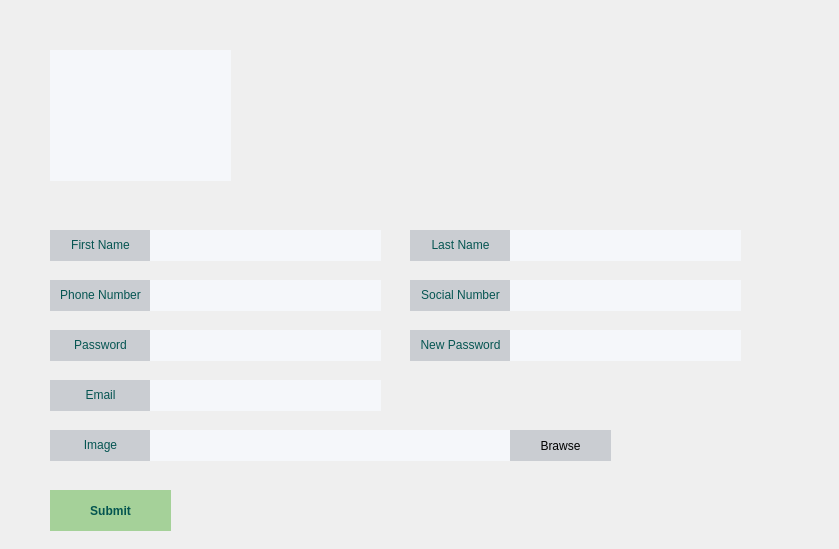
      <widget class="QWidget" name="scrollAreaWidgetContents_2">
       <property name="geometry">
        <rect>
         <x>0</x>
         <y>0</y>
         <width>839</width>
         <height>549</height>
        </rect>
       </property>
       <widget class="QLabel" name="imageShowLabel_2">
        <property name="geometry">
         <rect>
          <x>50</x>
          <y>50</y>
          <width>181</width>
          <height>131</height>
         </rect>
        </property>
        <property name="styleSheet">
         <string notr="true">border-width : 0px;
background-color: rgb(245, 247, 250);
border-radius:0px;</string>
        </property>
        <property name="text">
         <string/>
        </property>
       </widget>
       <widget class="QLabel" name="firstNameLabel_2">
        <property name="geometry">
         <rect>
          <x>50</x>
          <y>230</y>
          <width>101</width>
          <height>31</height>
         </rect>
        </property>
        <property name="styleSheet">
         <string notr="true">border-width:0px;
border-bottom-width : 1px;
border-color: rgb(5, 85, 82);
border-radius:0px;
background-color: rgb(202, 205, 210);

</string>
        </property>
        <property name="text">
         <string>&lt;html&gt;&lt;head/&gt;&lt;body&gt;&lt;p align=&quot;center&quot;&gt;&lt;span style=&quot; color:#055552;&quot;&gt;First Name&lt;/span&gt;&lt;/p&gt;&lt;/body&gt;&lt;/html&gt;</string>
        </property>
       </widget>
       <widget class="QLineEdit" name="firstNameEdit_2">
        <property name="geometry">
         <rect>
          <x>150</x>
          <y>230</y>
          <width>231</width>
          <height>31</height>
         </rect>
        </property>
        <property name="styleSheet">
         <string notr="true">border-width:0px;
border-bottom-width : 1px;
border-color: rgb(5, 85, 82);
border-radius:0px;
background-color: rgb(245, 247, 250);
padding-left:20px;
</string>
        </property>
       </widget>
       <widget class="QLabel" name="lastNameLabel_2">
        <property name="geometry">
         <rect>
          <x>410</x>
          <y>230</y>
          <width>101</width>
          <height>31</height>
         </rect>
        </property>
        <property name="styleSheet">
         <string notr="true">border-width:0px;
border-bottom-width : 1px;
border-color: rgb(5, 85, 82);
border-radius:0px;
background-color: rgb(202, 205, 210);

</string>
        </property>
        <property name="text">
         <string>&lt;html&gt;&lt;head/&gt;&lt;body&gt;&lt;p align=&quot;center&quot;&gt;&lt;span style=&quot; color:#055552;&quot;&gt;Last Name&lt;/span&gt;&lt;/p&gt;&lt;/body&gt;&lt;/html&gt;</string>
        </property>
       </widget>
       <widget class="QLineEdit" name="lastNameEdit_2">
        <property name="geometry">
         <rect>
          <x>510</x>
          <y>230</y>
          <width>231</width>
          <height>31</height>
         </rect>
        </property>
        <property name="styleSheet">
         <string notr="true">border-width:0px;
border-bottom-width : 1px;
border-color: rgb(5, 85, 82);
border-radius:0px;
background-color: rgb(245, 247, 250);
padding-left:20px;
</string>
        </property>
       </widget>
       <widget class="QLabel" name="phoneNumberLabel_2">
        <property name="geometry">
         <rect>
          <x>50</x>
          <y>280</y>
          <width>101</width>
          <height>31</height>
         </rect>
        </property>
        <property name="styleSheet">
         <string notr="true">border-width:0px;
border-bottom-width : 1px;
border-color: rgb(5, 85, 82);
border-radius:0px;
background-color: rgb(202, 205, 210);

</string>
        </property>
        <property name="text">
         <string>&lt;html&gt;&lt;head/&gt;&lt;body&gt;&lt;p align=&quot;center&quot;&gt;&lt;span style=&quot; color:#055552;&quot;&gt;Phone Number&lt;/span&gt;&lt;/p&gt;&lt;/body&gt;&lt;/html&gt;</string>
        </property>
       </widget>
       <widget class="QLabel" name="socialNumberLabel_2">
        <property name="geometry">
         <rect>
          <x>410</x>
          <y>280</y>
          <width>101</width>
          <height>31</height>
         </rect>
        </property>
        <property name="styleSheet">
         <string notr="true">border-width:0px;
border-bottom-width : 1px;
border-color: rgb(5, 85, 82);
border-radius:0px;
background-color: rgb(202, 205, 210);

</string>
        </property>
        <property name="text">
         <string>&lt;html&gt;&lt;head/&gt;&lt;body&gt;&lt;p align=&quot;center&quot;&gt;&lt;span style=&quot; color:#055552;&quot;&gt;Social Number&lt;/span&gt;&lt;/p&gt;&lt;/body&gt;&lt;/html&gt;</string>
        </property>
       </widget>
       <widget class="QLineEdit" name="socialNumberEdit_2">
        <property name="geometry">
         <rect>
          <x>510</x>
          <y>280</y>
          <width>231</width>
          <height>31</height>
         </rect>
        </property>
        <property name="styleSheet">
         <string notr="true">border-width:0px;
border-bottom-width : 1px;
border-color: rgb(5, 85, 82);
border-radius:0px;
background-color: rgb(245, 247, 250);
padding-left:20px;
</string>
        </property>
       </widget>
       <widget class="QLineEdit" name="phoneNumberEdit_2">
        <property name="geometry">
         <rect>
          <x>150</x>
          <y>280</y>
          <width>231</width>
          <height>31</height>
         </rect>
        </property>
        <property name="styleSheet">
         <string notr="true">border-width:0px;
border-bottom-width : 1px;
border-color: rgb(5, 85, 82);
border-radius:0px;
background-color: rgb(245, 247, 250);
padding-left:20px;
</string>
        </property>
       </widget>
       <widget class="QLabel" name="emailLabel_2">
        <property name="geometry">
         <rect>
          <x>50</x>
          <y>380</y>
          <width>101</width>
          <height>31</height>
         </rect>
        </property>
        <property name="styleSheet">
         <string notr="true">border-width:0px;
border-bottom-width : 1px;
border-color: rgb(5, 85, 82);
border-radius:0px;
background-color: rgb(202, 205, 210);

</string>
        </property>
        <property name="text">
         <string>&lt;html&gt;&lt;head/&gt;&lt;body&gt;&lt;p align=&quot;center&quot;&gt;&lt;span style=&quot; color:#055552;&quot;&gt;Email&lt;/span&gt;&lt;/p&gt;&lt;/body&gt;&lt;/html&gt;</string>
        </property>
       </widget>
       <widget class="QLabel" name="newPasswordLabel_2">
        <property name="geometry">
         <rect>
          <x>410</x>
          <y>330</y>
          <width>101</width>
          <height>31</height>
         </rect>
        </property>
        <property name="styleSheet">
         <string notr="true">border-width:0px;
border-bottom-width : 1px;
border-color: rgb(5, 85, 82);
border-radius:0px;
background-color: rgb(202, 205, 210);

</string>
        </property>
        <property name="text">
         <string>&lt;html&gt;&lt;head/&gt;&lt;body&gt;&lt;p align=&quot;center&quot;&gt;&lt;span style=&quot; color:#055552;&quot;&gt;New Password&lt;/span&gt;&lt;/p&gt;&lt;/body&gt;&lt;/html&gt;</string>
        </property>
       </widget>
       <widget class="QLineEdit" name="newPasswordEdit_2">
        <property name="geometry">
         <rect>
          <x>510</x>
          <y>330</y>
          <width>231</width>
          <height>31</height>
         </rect>
        </property>
        <property name="styleSheet">
         <string notr="true">border-width:0px;
border-bottom-width : 1px;
border-color: rgb(5, 85, 82);
border-radius:0px;
background-color: rgb(245, 247, 250);
padding-left:20px;
</string>
        </property>
       </widget>
       <widget class="QLineEdit" name="emaiEdit_2">
        <property name="geometry">
         <rect>
          <x>150</x>
          <y>380</y>
          <width>231</width>
          <height>31</height>
         </rect>
        </property>
        <property name="styleSheet">
         <string notr="true">border-width:0px;
border-bottom-width : 1px;
border-color: rgb(5, 85, 82);
border-radius:0px;
background-color: rgb(245, 247, 250);
padding-left:20px;
</string>
        </property>
       </widget>
       <widget class="QLabel" name="passwordLabel_2">
        <property name="geometry">
         <rect>
          <x>50</x>
          <y>330</y>
          <width>101</width>
          <height>31</height>
         </rect>
        </property>
        <property name="styleSheet">
         <string notr="true">border-width:0px;
border-bottom-width : 1px;
border-color: rgb(5, 85, 82);
border-radius:0px;
background-color: rgb(202, 205, 210);

</string>
        </property>
        <property name="text">
         <string>&lt;html&gt;&lt;head/&gt;&lt;body&gt;&lt;p align=&quot;center&quot;&gt;&lt;span style=&quot; color:#055552;&quot;&gt;Password&lt;/span&gt;&lt;/p&gt;&lt;/body&gt;&lt;/html&gt;</string>
        </property>
       </widget>
       <widget class="QLabel" name="imageLabel_2">
        <property name="geometry">
         <rect>
          <x>50</x>
          <y>430</y>
          <width>101</width>
          <height>31</height>
         </rect>
        </property>
        <property name="styleSheet">
         <string notr="true">border-width:0px;
border-bottom-width : 1px;
border-color: rgb(5, 85, 82);
border-radius:0px;
background-color: rgb(202, 205, 210);

</string>
        </property>
        <property name="text">
         <string>&lt;html&gt;&lt;head/&gt;&lt;body&gt;&lt;p align=&quot;center&quot;&gt;&lt;span style=&quot; color:#055552;&quot;&gt;Image&lt;/span&gt;&lt;/p&gt;&lt;/body&gt;&lt;/html&gt;</string>
        </property>
       </widget>
       <widget class="QLineEdit" name="imageEdit_2">
        <property name="geometry">
         <rect>
          <x>150</x>
          <y>430</y>
          <width>361</width>
          <height>31</height>
         </rect>
        </property>
        <property name="styleSheet">
         <string notr="true">border-width:0px;
border-bottom-width : 1px;
border-color: rgb(5, 85, 82);
border-radius:0px;
background-color: rgb(245, 247, 250);
padding-left:20px;
</string>
        </property>
       </widget>
       <widget class="QLineEdit" name="passwordEdit_2">
        <property name="geometry">
         <rect>
          <x>150</x>
          <y>330</y>
          <width>231</width>
          <height>31</height>
         </rect>
        </property>
        <property name="styleSheet">
         <string notr="true">border-width:0px;
border-bottom-width : 1px;
border-color: rgb(5, 85, 82);
border-radius:0px;
background-color: rgb(245, 247, 250);
padding-left:20px;
</string>
        </property>
       </widget>
       <widget class="QPushButton" name="brawseBtn_2">
        <property name="geometry">
         <rect>
          <x>510</x>
          <y>430</y>
          <width>101</width>
          <height>31</height>
         </rect>
        </property>
        <property name="styleSheet">
         <string notr="true">border-width:0px;
border-bottom-width : 1px;
border-color: rgb(5, 85, 82);
border-radius:0px;
background-color: rgb(202, 205, 210);

</string>
        </property>
        <property name="text">
         <string>Brawse</string>
        </property>
       </widget>
       <widget class="QPushButton" name="submitBtn_2">
        <property name="geometry">
         <rect>
          <x>50</x>
          <y>490</y>
          <width>121</width>
          <height>41</height>
         </rect>
        </property>
        <property name="styleSheet">
         <string notr="true">border-width:0px;
color: rgb(4, 85, 80);
background-color: rgb(52, 163, 21, 100);
border-bottom-width : 0px;
border-color: rgb(5, 85, 82);
border-radius:0px;
font-weight : 500;
font-size: 9pt;


</string>
        </property>
        <property name="text">
         <string>Submit</string>
        </property>
       </widget>
      </widget>
